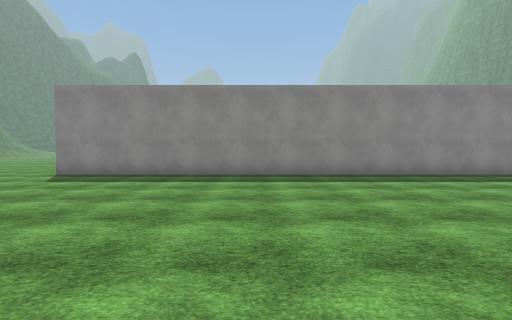
view 1 (above)

24 first-person views from a walk through a scene from a Unity 3-D project. The camera is 1.5 m above the floor, tilts 2° down and sees 85° across. The floor is counted in squares, 2 m on a side. Each view is taken from the middle of a square. On the plan, view 1 faces up. The plan holds only what a view shows up to about 10 squares ahead; the rest is blank. The place goes on beyond the plan. The player is left out. Some surface patterns are stand-ins.

view 2
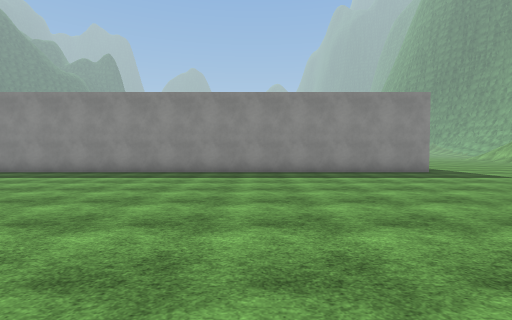

view 3
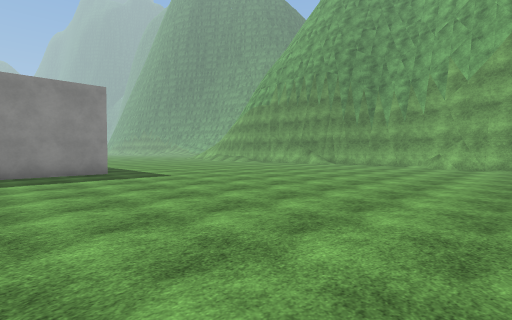

view 4
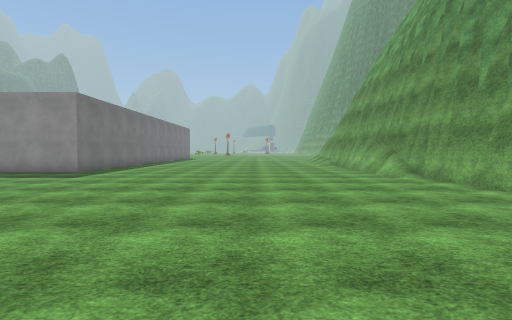

view 5
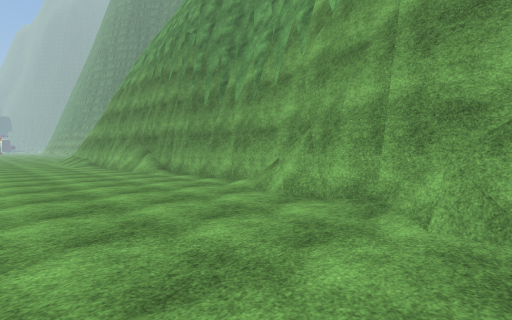

view 6
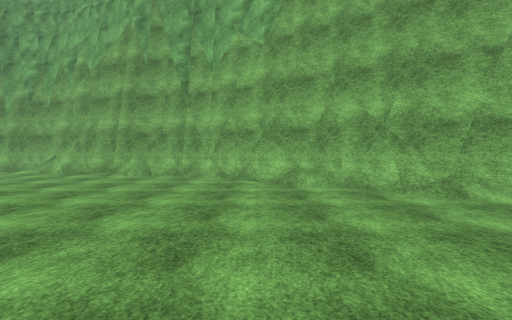

view 7
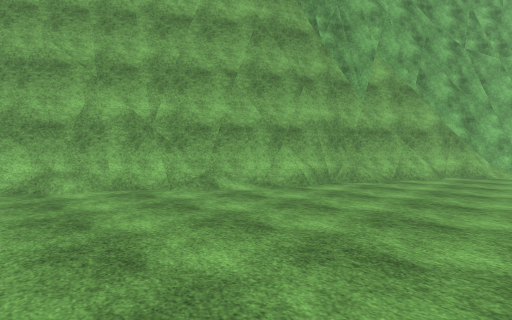

view 8
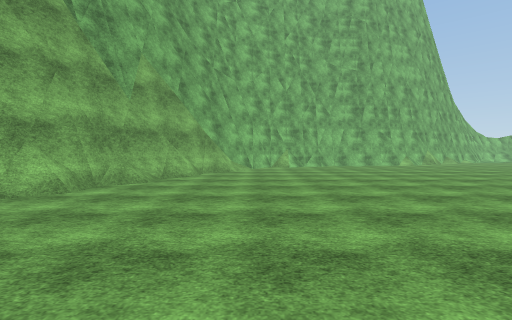

view 9
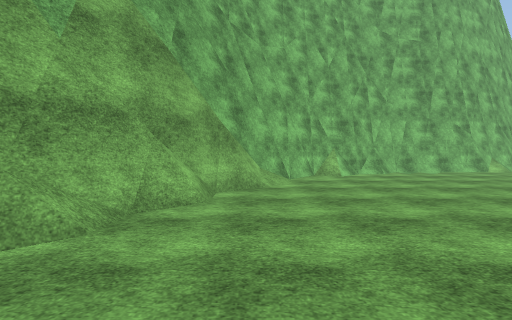

view 10
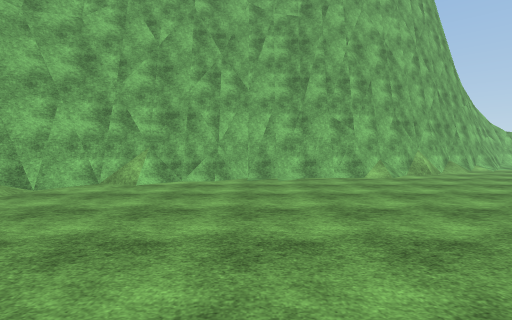

view 11
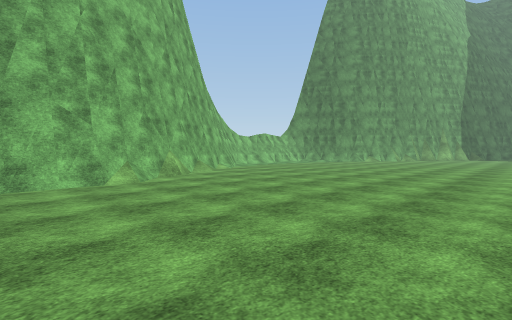

view 12
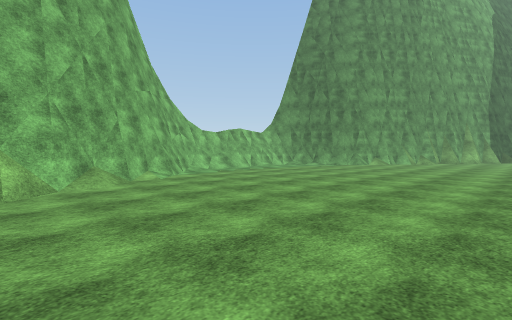

view 13
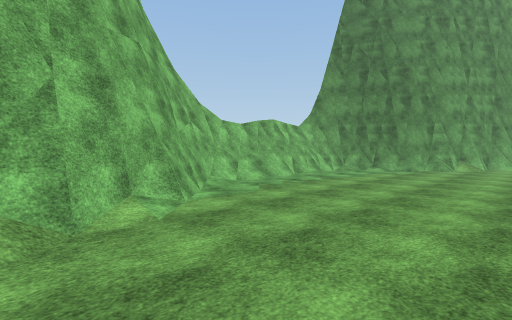

view 14
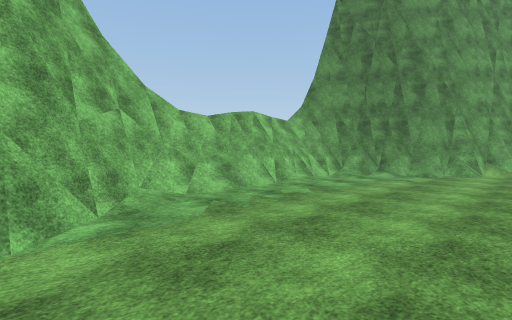

view 15
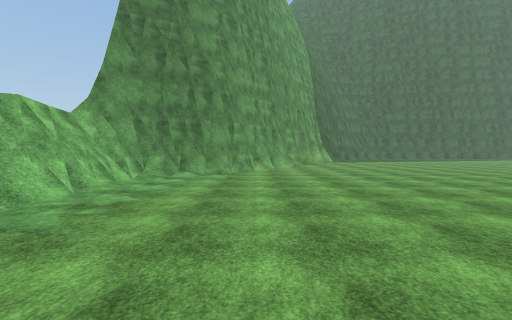

view 16
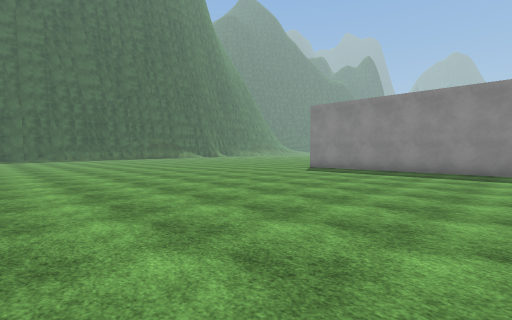

view 17
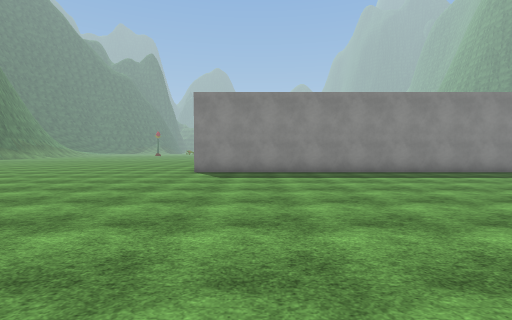

view 18
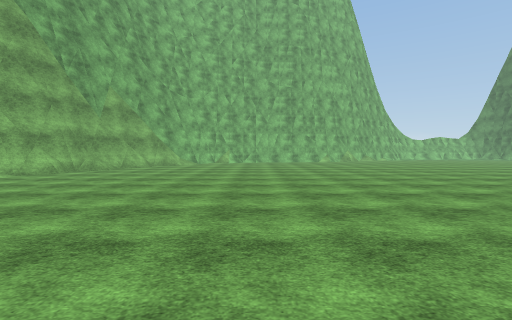

view 19
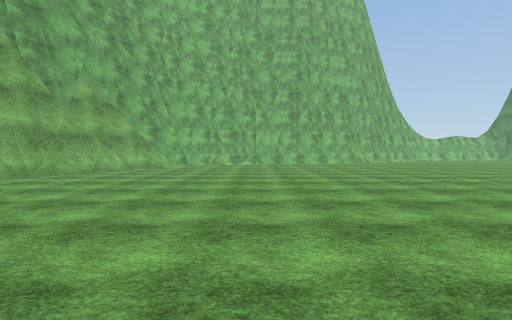

view 20
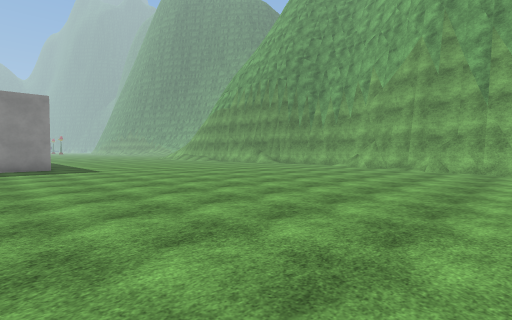

view 21
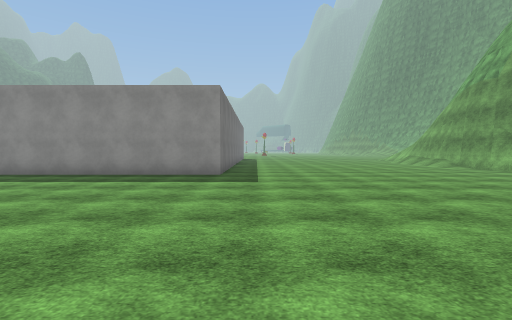

view 22
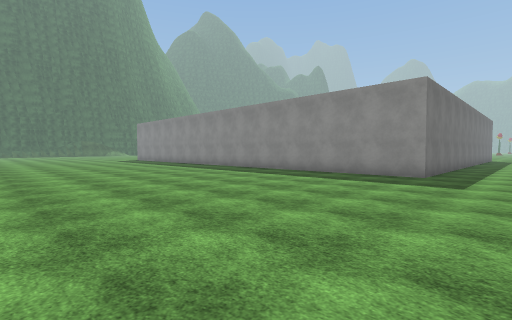

view 23
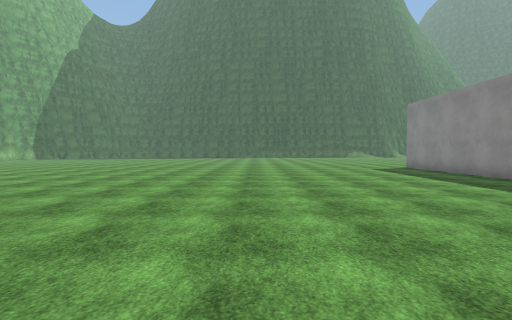

view 24
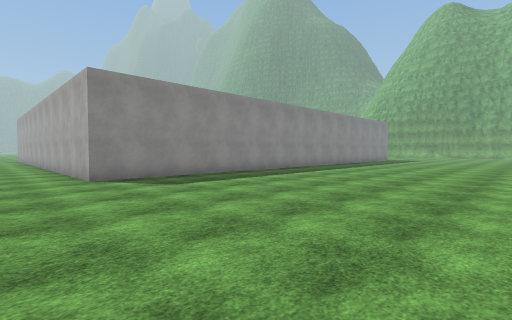

### Floor plan
Key: @ floor where view 1 was taken; # wall or solid block; . floor; / step, stairs or slope.
Columns run from 10 left of view 1 to 24 right of it. Each row starts with its distance up from view 1.
 10  ...#                  #.........#
  9 ....####################.........##
  8 ................................./#
  7 ................................./#
  6 ..................................#
  5 ..................................#
  4  .................................#
  3   ................................#
  2  ................................/#
  1 .................................##
  0 ..........@......................#
 -1 ..............   .  .............#
 -2  ............       ............##
 -3       ......       .............#
 -4       .....       ..............#
 -5       ....       ..............##
 -6       ..        ............../#
 -7                ............../##
 -8               ...............##
 -9               ..............##
-10              ...............#
-11             ...............##
-12  ..      ..................##
-13  .... ....................##
-14  .........................#
-15  ........................##
-16  ........................#
-17  ......................###
-18  ....................###
-19 ................/#####
-20 #/............####
-21 ##/..........##
-22  ##........###
-23   ##///../##
-24    ########

Positions as (right, up) in squares from view 1, and headings:
1: (0, 0), facing up
2: (7, -1), facing up
3: (10, -1), facing up-right
4: (19, -1), facing up
5: (19, -2), facing up-right
6: (14, -5), facing right
7: (14, -5), facing down-right
8: (14, -5), facing down
9: (15, -9), facing down
10: (10, -11), facing down
11: (9, -12), facing down-left
12: (5, -14), facing down-left
13: (3, -18), facing down-left
14: (1, -19), facing down-left
15: (1, -20), facing left
16: (1, -2), facing up-left
17: (-4, -1), facing up
18: (11, -1), facing down
19: (11, -3), facing down
20: (11, -4), facing up-right
21: (14, 0), facing up
22: (15, 0), facing up-left
23: (6, 2), facing left
24: (-8, 1), facing up-right
